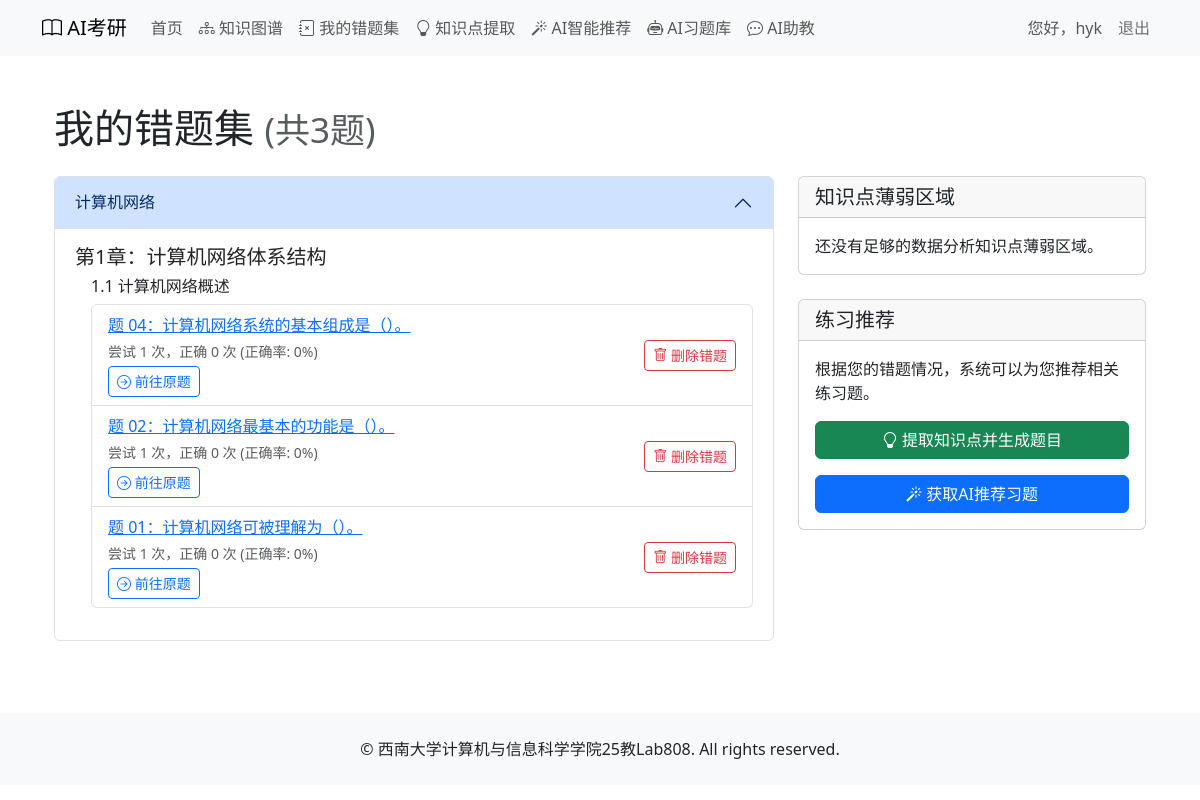
/courses/mistake_collection/ (signed in), run on an earlier commit of the app's database.
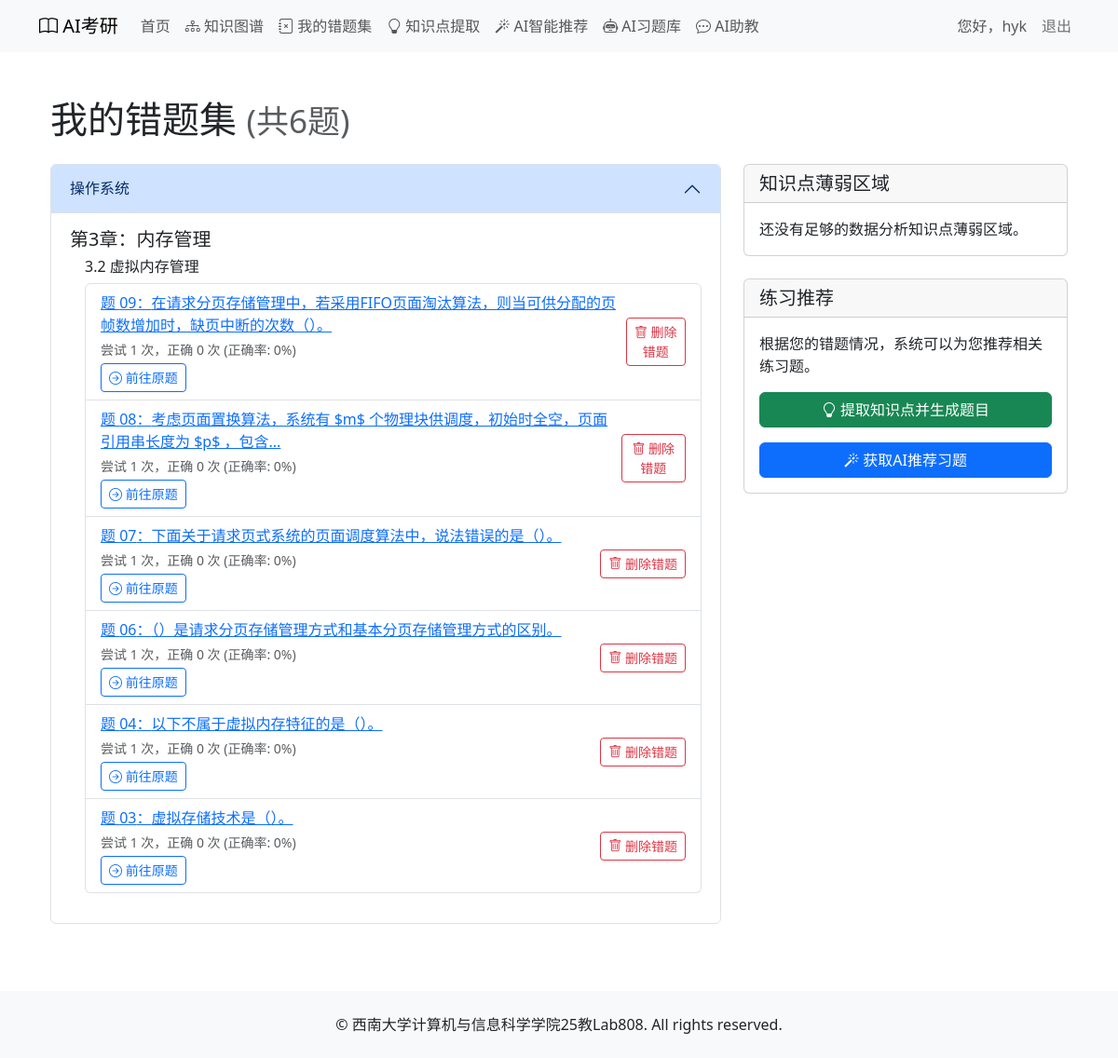
And on a later commit of the database.
### courses/models.py (models this page shows, shortened)
class Book(models.Model):
    title = models.CharField(max_length=100, verbose_name='书名')
    description = models.TextField(blank=True, verbose_name='描述')
    cover_image = models.ImageField(upload_to='book_covers/', blank=True, verbose_name='封面图片')
    class Meta:
        verbose_name = '书籍'
        verbose_name_plural = verbose_name

class Chapter(models.Model):
    book = models.ForeignKey(Book, on_delete=models.CASCADE, related_name='chapters', verbose_name='所属书籍')
    number = models.IntegerField(verbose_name='章节号')
    title = models.CharField(max_length=200, verbose_name='章节标题')
    introduction = models.TextField(blank=True, verbose_name='章节介绍')
    class Meta:
        verbose_name = '章节'
        verbose_name_plural = verbose_name
        ordering = ['number']

class Section(models.Model):
    SECTION_TYPES = (
        ('content', '内容小节'),
        ('introduction', '章节介绍'),
        ('summary', '章节小结'),
        ('faq', '常见问题/疑难点'),
        ('other', '其他'),
    )
    chapter = models.ForeignKey(Chapter, on_delete=models.CASCADE, related_name='sections', verbose_name='所属章节')
    number = models.CharField(max_length=10, verbose_name='小节号')  # 如1.1, 1.2等
    title = models.CharField(max_length=200, verbose_name='小节标题')
    section_type = models.CharField(max_length=20, choices=SECTION_TYPES, default='content', verbose_name='小节类型')
    content = models.TextField(blank=True, verbose_name='小节内容 (Markdown)')
    class Meta:
        verbose_name = '小节'
        verbose_name_plural = verbose_name
        ordering = ['number']

class UserMistakeCollection(models.Model):
    user = models.ForeignKey(User, on_delete=models.CASCADE, related_name='mistake_collections', verbose_name='用户')
    exercise = models.ForeignKey(Exercise, on_delete=models.CASCADE, related_name='in_mistake_collections', verbose_name='习题')
    added_at = models.DateTimeField(auto_now_add=True, verbose_name='添加时间')
    last_attempt_at = models.DateTimeField(null=True, blank=True, verbose_name='最后一次尝试时间')
    attempt_count = models.IntegerField(default=0, verbose_name='尝试次数')
    correct_count = models.IntegerField(default=0, verbose_name='正确次数')
    last_wrong_answer = models.CharField(max_length=200, blank=True, null=True, verbose_name='最近一次错误答案')
    notes = models.TextField(blank=True, verbose_name='笔记')
    class Meta:
        verbose_name = '用户错题集'
        verbose_name_plural = verbose_name
        unique_together = ['user', 'exercise']
        ordering = ['-added_at']
    @property
    def accuracy_rate(self):
        if self.attempt_count == 0:
            return 0
        return (self.correct_count / self.attempt_count) * 100

class Exercise(models.Model):
    TYPES = (
        ('single', '单项选择题'),
        ('multiple', '多项选择题'),
        ('comprehensive', '综合题'),
    )
    section = models.ForeignKey(Section, on_delete=models.CASCADE, related_name='exercises', verbose_name='所属小节')
    type = models.CharField(max_length=20, choices=TYPES, verbose_name='题目类型')
    number = models.CharField(max_length=10, verbose_name='题号')  # 如01, 02等
    content = models.TextField(verbose_name='题目内容')
    options = models.JSONField(null=True, blank=True, verbose_name='选项')  # 用于选择题的选项
    answer = models.CharField(max_length=200, verbose_name='答案')
    explanation = models.TextField(verbose_name='解析')
    order = models.IntegerField(default=0, verbose_name='排序')
    knowledge_points = models.ManyToManyField(Knowledge, through='ExerciseKnowledge', related_name='related_exercises', verbose_name='相关知识点')
    class Meta:
        verbose_name = '习题'
        verbose_name_plural = verbose_name
        ordering = ['order', 'number']

### courses/views.py (the view)
# urls.py: path('mistake_collection/', views.user_mistake_collection, name='mistake_collection'),
@login_required
def user_mistake_collection(request):
    mistakes = UserMistakeCollection.objects.filter(user=request.user).select_related(
        'exercise', 'exercise__section', 'exercise__section__chapter', 'exercise__section__chapter__book'
    ).order_by('-added_at')  # 改用added_at字段排序
    grouped_mistakes = {}
    for mistake in mistakes:
        exercise = mistake.exercise
        book = exercise.section.chapter.book
        chapter = exercise.section.chapter
        if book.id not in grouped_mistakes:
            grouped_mistakes[book.id] = {
                'book': book,
                'chapters': {}
            }
        if chapter.id not in grouped_mistakes[book.id]['chapters']:
            grouped_mistakes[book.id]['chapters'][chapter.id] = {
                'chapter': chapter,
                'sections': {}
            }
        section_id = exercise.section.id
        if section_id not in grouped_mistakes[book.id]['chapters'][chapter.id]['sections']:
            grouped_mistakes[book.id]['chapters'][chapter.id]['sections'][section_id] = {
                'section': exercise.section,
                'mistakes': []
            }
        grouped_mistakes[book.id]['chapters'][chapter.id]['sections'][section_id]['mistakes'].append(mistake)
    books_list = []
    for book_id, book_data in grouped_mistakes.items():
        chapters_list = []
        for chapter_id, chapter_data in book_data['chapters'].items():
            sections_list = []
            for section_id, section_data in chapter_data['sections'].items():
                sections_list.append({
                    'section': section_data['section'],
                    'mistakes': section_data['mistakes']
                })
            sections_list.sort(key=lambda x: x['section'].number)
            chapters_list.append({
                'chapter': chapter_data['chapter'],
                'sections': sections_list
            })
        chapters_list.sort(key=lambda x: x['chapter'].number)
        books_list.append({
            'book': book_data['book'],
            'chapters': chapters_list
        })
    books_list.sort(key=lambda x: x['book'].title)
    knowledge_stats = get_user_knowledge_weakness(request.user)
    context = {
        'books_list': books_list,
        'knowledge_stats': knowledge_stats,
        'total_mistakes': mistakes.count()
    }
    return render(request, 'courses/user_mistake_collection.html', context)

### courses/views.py (called while the page is built)
def get_user_knowledge_weakness(user):
    mistake_exercises = UserMistakeCollection.objects.filter(
        user=user
    ).values_list('exercise_id', flat=True)
    knowledge_weak_areas = ExerciseKnowledge.objects.filter(
        exercise_id__in=mistake_exercises
    ).values(
        'knowledge__id',
        'knowledge__title',
        'knowledge__section__title',
        'knowledge__section__chapter__title',
        'knowledge__section__chapter__book__title'
    ).annotate(
        frequency=Count('knowledge__id')
    ).order_by('-frequency')
    return knowledge_weak_areas

### courses/templates/courses/user_mistake_collection.html (shortened to what the changed rows need)
{% extends 'courses/base.html' %}
{% load static %}
{% block content %}
<div class="container mt-4">
    <h1 class="mb-4">我的错题集 <small class="text-muted">(共{{ total_mistakes }}题)</small></h1>
    <div class="row">
        <div class="col-md-8">
            {% if books_list %}
                <div class="accordion" id="mistakeAccordion">
                    {% for book_data in books_list %}
                        <div class="accordion-item">
                            <h2 class="accordion-header" id="book-{{ book_data.book.id }}">
                                <button class="accordion-button" type="button" data-bs-toggle="collapse"
                                        data-bs-target="#collapse-book-{{ book_data.book.id }}" aria-expanded="true">
                                    {{ book_data.book.title }}
                                </button>
                            </h2>
                            <div id="collapse-book-{{ book_data.book.id }}" class="accordion-collapse collapse show"
                                 aria-labelledby="book-{{ book_data.book.id }}">
                                <div class="accordion-body">
                                    {% for chapter_data in book_data.chapters %}
                                        <div class="chapter-item mb-3">
                                            <h5>第{{ chapter_data.chapter.number }}章：{{ chapter_data.chapter.title }}</h5>
                                            {% for section_data in chapter_data.sections %}
                                                <div class="section-item ms-3 mb-2">
                                                    <h6>{{ section_data.section.number }} {{ section_data.section.title }}</h6>
                                                    <ul class="list-group">
                                                        {% for mistake in section_data.mistakes %}
                                                            <li class="list-group-item">
                                                                <div class="d-flex justify-content-between align-items-center">
                                                                    <div>
                                                                        <a href="#" class="mistake-detail-link"
                                                                           data-exercise-id="{{ mistake.exercise.id }}">
                                                                            题 {{ mistake.exercise.number }}：{{ mistake.exercise.content|striptags|truncatechars:50 }}
                                                                        </a>
                                                                        <div class="text-muted small mt-1">
                                                                            尝试 {{ mistake.attempt_count }} 次，正确 {{ mistake.correct_count }} 次
                                                                            {% if mistake.attempt_count > 0 %}
                                                                                (正确率: {{ mistake.accuracy_rate|floatformat:0 }}%)
                                                                            {% endif %}
                                                                        </div>
                                                                        <div class="mt-1">
                                                                            <a href="{% url 'courses:section_exercises' mistake.exercise.section.id %}?scroll_to_exercise={{ mistake.exercise.id }}" class="btn btn-sm btn-outline-primary">
                                                                                <i class="bi bi-arrow-right-circle"></i> 前往原题
                                                                            </a>
                                                                        </div>
                                                                    </div>
                                                                    <div>
                                                                        <button class="btn btn-sm btn-outline-danger remove-btn"
                                                                                data-exercise-id="{{ mistake.exercise.id }}">
                                                                            <i class="bi bi-trash"></i> 删除错题
                                                                        </button>
                                                                    </div>
                                                                </div>
                                                            </li>
                                                        {% endfor %}
                                                    </ul>
                                                </div>
                                            {% endfor %}
                                        </div>
                                    {% endfor %}
                                </div>
                            </div>
                        </div>
                    {% endfor %}
                </div>
            {% endif %}
        </div>
    </div>
</div>
{% endblock %}

What changed in the data, as far as the page shows it:
no longer on this page (row unchanged): Book: book "计算机网络"
no longer on this page (row unchanged): Chapter: chapter.number "1", chapter "计算机网络体系结构", shown under "计算机网络"
no longer on this page (row unchanged): Section: section.number "1.1", section "计算机网络概述", shown under "1"
removed UserMistakeCollection: exercise.number "04", exercise.content "计算机网络系统的基本组成是（）。", attempt_count "1", correct_count "0", accuracy_rate "0", shown under "1.1"
removed UserMistakeCollection: exercise.number "02", exercise.content "计算机网络最基本的功能是（）。", attempt_count "1", correct_count "0", accuracy_rate "0", shown under "1.1"
removed UserMistakeCollection: exercise.number "01", exercise.content "计算机网络可被理解为（）。", attempt_count "1", correct_count "0", accuracy_rate "0", shown under "1.1"
now on this page (row unchanged): Book: book "操作系统"
now on this page (row unchanged): Chapter: chapter.number "3", chapter "内存管理", shown under "操作系统"
now on this page (row unchanged): Section: section.number "3.2", section "虚拟内存管理", shown under "3"
added UserMistakeCollection: exercise.number "09", exercise.content "在请求分页存储管理中，若采用FIFO页面淘汰算法，则当可供分配的页帧数增加时，缺页中断的次数（）。", attempt_count "1", correct_count "0", accuracy_rate "0", shown under "3.2"
added UserMistakeCollection: exercise.number "08", exercise.content "考虑页面置换算法，系统有 $m$ 个物理块供调度，初始时全空，页面引用串长度为 $p$ ，包含...", attempt_count "1", correct_count "0", accuracy_rate "0", shown under "3.2"
added UserMistakeCollection: exercise.number "07", exercise.content "下面关于请求页式系统的页面调度算法中，说法错误的是（）。", attempt_count "1", correct_count "0", accuracy_rate "0", shown under "3.2"
added UserMistakeCollection: exercise.number "06", exercise.content "（）是请求分页存储管理方式和基本分页存储管理方式的区别。", attempt_count "1", correct_count "0", accuracy_rate "0", shown under "3.2"
added UserMistakeCollection: exercise.number "04", exercise.content "以下不属于虚拟内存特征的是（）。", attempt_count "1", correct_count "0", accuracy_rate "0", shown under "3.2"
added UserMistakeCollection: exercise.number "03", exercise.content "虚拟存储技术是（）。", attempt_count "1", correct_count "0", accuracy_rate "0", shown under "3.2"
Also different on the page:
{{ total_mistakes }}: "3" → "6"
